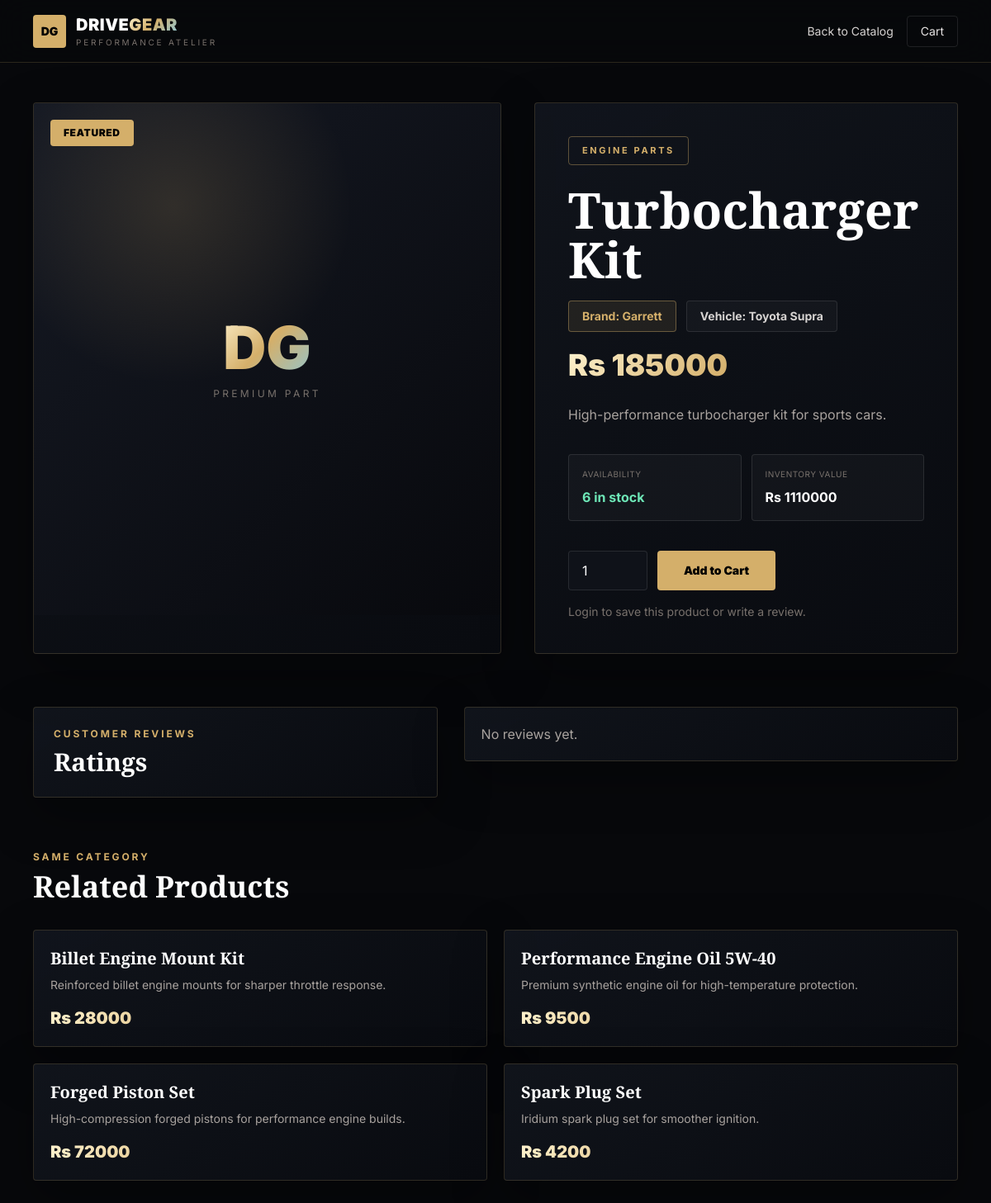
/product/1/, run on the app's committed database.
### parts/models.py (models this page shows, shortened)
class CarPart(models.Model):
    category = models.ForeignKey(Category, on_delete=models.CASCADE, related_name='carpart_set')
    name = models.CharField(max_length=100)
    brand = models.CharField(max_length=100, blank=True, default='')
    vehicle_name = models.CharField(max_length=120, blank=True, default='')
    price = models.IntegerField()
    description = models.TextField()
    image = models.ImageField(upload_to='parts', blank=True, null=True)
    stock_quantity = models.IntegerField(default=0)
    low_stock_threshold = models.IntegerField(default=10)
    is_featured = models.BooleanField(default=False)
    is_available = models.BooleanField(default=True)
    created_at = models.DateTimeField(default=timezone.now)
    updated_at = models.DateTimeField(auto_now=True)
    def total_value(self):
        return self.price * self.stock_quantity
    class Meta:
        ordering = ['-created_at']

class Category(models.Model):
    name = models.CharField(max_length=100)
    description = models.TextField(blank=True, null=True)
    class Meta:
        verbose_name_plural = 'Categories'
        ordering = ['name']

### parts/views.py (the view)
# urls.py: path('product/<int:product_id>/', views.product_detail, name='product_detail'),
def product_detail(request, product_id):
    product = get_object_or_404(CarPart, id=product_id)
    related_products = CarPart.objects.filter(category=product.category).exclude(id=product.id)[:4]
    reviews = product.reviews.select_related('user')
    recently_viewed = request.session.get('recently_viewed', [])
    recently_viewed = [item for item in recently_viewed if item != product.id]
    recently_viewed.insert(0, product.id)
    request.session['recently_viewed'] = recently_viewed[:5]
    recent_products = CarPart.objects.filter(id__in=recently_viewed[1:5])
    is_wishlisted = False
    if request.user.is_authenticated:
        is_wishlisted = WishlistItem.objects.filter(user=request.user, product=product).exists()
    context = {
        'product': product,
        'related_products': related_products,
        'reviews': reviews,
        'recent_products': recent_products,
        'is_wishlisted': is_wishlisted,
    }
    return render(request, 'product_detail.html', context)

### parts/context_processors.py (called while the page is built, shortened)
def admin_dashboard_stats(request):
    if not request.path.startswith('/admin/'):
        return {}

### parts/templates/product_detail.html (shortened to what this page needs)
{% load static %}
<!DOCTYPE html>
<html lang="en">
<head>
    <script src="https://cdn.tailwindcss.com"></script>
</head>
<body>
    <nav class="nav-surface sticky top-0 z-50">
        <div class="mx-auto flex max-w-[1440px] items-center justify-between px-5 py-4 lg:px-10">
            <a href="{% url 'home' %}" class="flex items-center gap-3">
                <span class="flex h-10 w-10 items-center justify-center rounded bg-[#d4af6a] text-sm font-black text-black">DG</span>
                <span>
                    <span class="block text-xl font-black tracking-wide text-white">DRIVE<span class="gold-text">GEAR</span></span>
                    <span class="block text-[10px] uppercase tracking-[0.28em] text-stone-500">Performance Atelier</span>
                </span>
            </a>
            <div class="flex items-center gap-4 text-sm">
                <a href="{% url 'home' %}" class="text-stone-300 transition hover:text-[#d4af6a]">Back to Catalog</a>
                <a href="{% url 'cart_view' %}" class="rounded border border-white/10 px-4 py-2 text-stone-200 transition hover:border-[#d4af6a] hover:text-[#d4af6a]">Cart</a>
            </div>
        </div>
    </nav>
    <main class="mx-auto max-w-[1440px] px-5 py-12 lg:px-10">
        <section class="grid gap-10 lg:grid-cols-[1.05fr_0.95fr]">
            <div class="surface overflow-hidden rounded">
                <div class="media-shell relative h-[420px] md:h-[620px]">
                    {% if product.image %}
                        <img src="{{ product.image.url }}" alt="{{ product.name }}" class="h-full w-full object-cover">
                    {% else %}
                        <div class="flex h-full items-center justify-center">
                            <div class="text-center">
                                <p class="text-7xl font-black gold-text">DG</p>
                                <p class="mt-3 text-xs uppercase tracking-[0.28em] text-stone-500">Premium Part</p>
                            </div>
                        </div>
                    {% endif %}
                    {% if product.is_featured %}
                        <span class="absolute left-5 top-5 rounded bg-[#d4af6a] px-4 py-2 text-xs font-black uppercase tracking-wider text-black">Featured</span>
                    {% endif %}
                </div>
            </div>
            <div class="surface rounded p-6 md:p-10">
                {% if product.category %}
                    <span class="inline-flex rounded border border-[#d4af6a]/40 px-4 py-2 text-[11px] font-bold uppercase tracking-[0.24em] text-[#d4af6a]">
                        {{ product.category.name }}
                    </span>
                {% endif %}
                <h1 class="display-font mt-6 text-5xl font-bold leading-tight text-white md:text-6xl">{{ product.name }}</h1>
                <div class="mt-5 flex flex-wrap gap-3 text-sm">
                    {% if product.brand %}
                        <span class="rounded border border-[#d4af6a]/40 bg-[#d4af6a]/10 px-4 py-2 font-bold text-[#d4af6a]">Brand: {{ product.brand }}</span>
                    {% endif %}
                    {% if product.vehicle_name %}
                        <span class="rounded border border-white/10 bg-white/[0.03] px-4 py-2 font-bold text-stone-300">Vehicle: {{ product.vehicle_name }}</span>
                    {% endif %}
                </div>
                <p class="mt-5 text-4xl font-black gold-text">Rs {{ product.price }}</p>
                <p class="mt-6 text-base leading-8 text-stone-400">{{ product.description }}</p>
                <div class="mt-8 grid grid-cols-2 gap-3">
                    <div class="rounded border border-white/10 bg-white/[0.03] p-4">
                        <p class="text-[10px] uppercase tracking-wider text-stone-500">Availability</p>
                        {% if product.stock_quantity <= 0 %}
                            <p class="mt-2 font-bold text-red-300">Out of Stock</p>
                        {% elif product.stock_quantity <= product.low_stock_threshold %}
                            <p class="mt-2 font-bold text-amber-300">Low Stock: {{ product.stock_quantity }} left</p>
                        {% else %}
                            <p class="mt-2 font-bold text-emerald-300">{{ product.stock_quantity }} in stock</p>
                        {% endif %}
                    </div>
                    <div class="rounded border border-white/10 bg-white/[0.03] p-4">
                        <p class="text-[10px] uppercase tracking-wider text-stone-500">Inventory Value</p>
                        <p class="mt-2 font-bold text-white">Rs {{ product.total_value }}</p>
                    </div>
                </div>
                <form method="POST" action="{% url 'add_to_cart' product.id %}" class="mt-9">
                    <div class="flex flex-wrap gap-3">
                        <input type="number" name="quantity" value="1" min="1" class="h-12 w-24 rounded border border-white/10 bg-[#0f1219] px-4 text-white focus:border-[#d4af6a] focus:outline-none">
                        <button type="submit" class="h-12 rounded bg-[#d4af6a] px-8 text-sm font-black text-black transition hover:bg-[#f0d28c]">
                            Add to Cart
                        </button>
                    </div>
                </form>
                {% if user.is_authenticated %}
                    <form method="POST" action="{% url 'toggle_wishlist' product.id %}" class="mt-4">
                        {% csrf_token %}
                        <button class="rounded border border-white/10 px-5 py-3 text-sm font-bold text-[#d4af6a] hover:border-[#d4af6a]">
                            {% if is_wishlisted %}Remove from Wishlist{% else %}Add to Wishlist{% endif %}
                        </button>
                    </form>
                {% else %}
                    <p class="mt-4 text-sm text-stone-500">Login to save this product or write a review.</p>
                {% endif %}
            </div>
        </section>
        <section class="mt-16 grid gap-8 lg:grid-cols-[0.9fr_1.1fr]">
            <div class="surface rounded p-6">
                <p class="text-xs font-bold uppercase tracking-[0.24em] text-[#d4af6a]">Customer Reviews</p>
                <h2 class="display-font mt-2 text-3xl font-bold text-white">Ratings</h2>
            </div>
            <div class="space-y-3">
                {% for review in reviews %}
                    <div class="surface rounded p-5">
                        <p class="font-bold text-white">{{ review.user.username }} <span class="text-[#d4af6a]">{{ review.rating }}/5</span></p>
                        <p class="mt-2 text-sm text-stone-400">{{ review.comment }}</p>
                    </div>
                {% empty %}
                    <div class="surface rounded p-5 text-stone-400">No reviews yet.</div>
                {% endfor %}
            </div>
        </section>
        {% if related_products %}
            <section class="mt-16">
                <p class="text-xs font-bold uppercase tracking-[0.24em] text-[#d4af6a]">Same Category</p>
                <h2 class="display-font mt-2 text-4xl font-bold text-white">Related Products</h2>
                <div class="mt-8 grid grid-cols-1 gap-5 md:grid-cols-2 xl:grid-cols-4">
                    {% for item in related_products %}
                        <a href="{% url 'product_detail' item.id %}" class="surface block rounded p-5 transition hover:border-[#d4af6a]">
                            <p class="display-font text-xl font-bold text-white">{{ item.name }}</p>
                            <p class="mt-2 text-sm text-stone-400">{{ item.description|truncatechars:80 }}</p>
                            <p class="mt-4 text-xl font-black gold-text">Rs {{ item.price }}</p>
                        </a>
                    {% endfor %}
                </div>
            </section>
        {% endif %}
    </main>
</body>
</html>

### parts/templates/product_detail.html (style rules this page uses)
body { font-family: 'Inter', sans-serif; background: #07080b; color: #f7f3ea; }
.display-font { font-family: 'Playfair Display', serif; }
.gold-text { background: linear-gradient(135deg, #fff3cf 0%, #d4af6a 48%, #8cc7d8 100%); -webkit-background-clip: text; background-clip: text; color: transparent; }
.surface { background: linear-gradient(145deg, rgba(18, 22, 30, 0.9), rgba(9, 11, 16, 0.98)); border: 1px solid rgba(212, 175, 106, 0.18); box-shadow: 0 22px 60px rgba(0, 0, 0, 0.34); }
.nav-surface { background: rgba(7, 8, 11, 0.88); backdrop-filter: blur(18px); border-bottom: 1px solid rgba(212, 175, 106, 0.18); }
.media-shell { background: radial-gradient(circle at 30% 20%, rgba(212, 175, 106, 0.16), transparent 34%), linear-gradient(135deg, #151923, #08090d); }

### data on the page
CarPart: category.name "ENGINE PARTS", name "Turbocharger Kit", brand "Garrett", vehicle_name "Toyota Supra", description "High-performance turbocharger kit for sports cars.", stock_quantity "6", total_value "1110000"
CarPart: name "Billet Engine Mount Kit", description "Reinforced billet engine mounts for sharper throttle response."
CarPart: name "Performance Engine Oil 5W-40", description "Premium synthetic engine oil for high-temperature protection."
CarPart: name "Forged Piston Set", description "High-compression forged pistons for performance engine builds."
CarPart: name "Spark Plug Set", description "Iridium spark plug set for smoother ignition."
